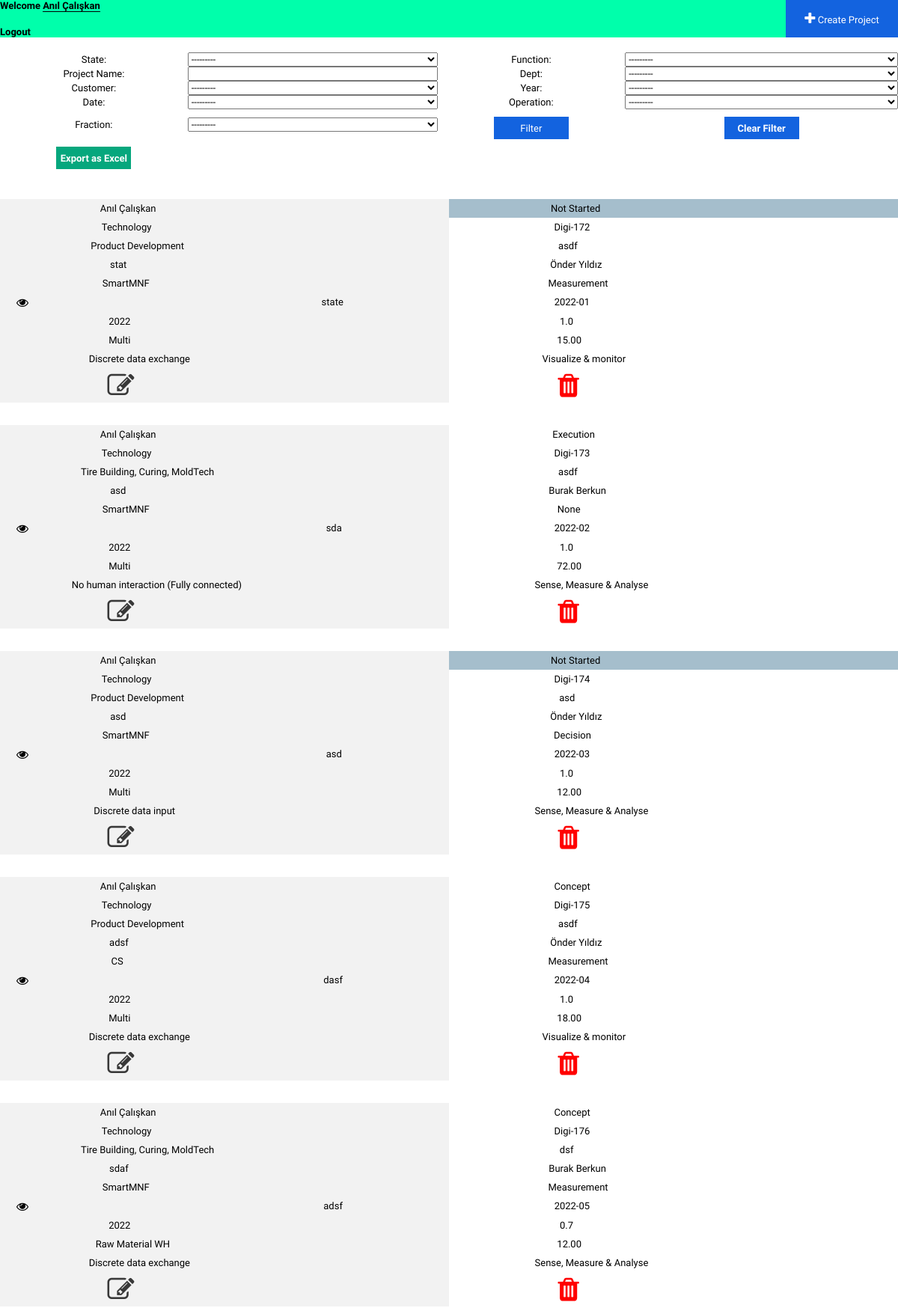
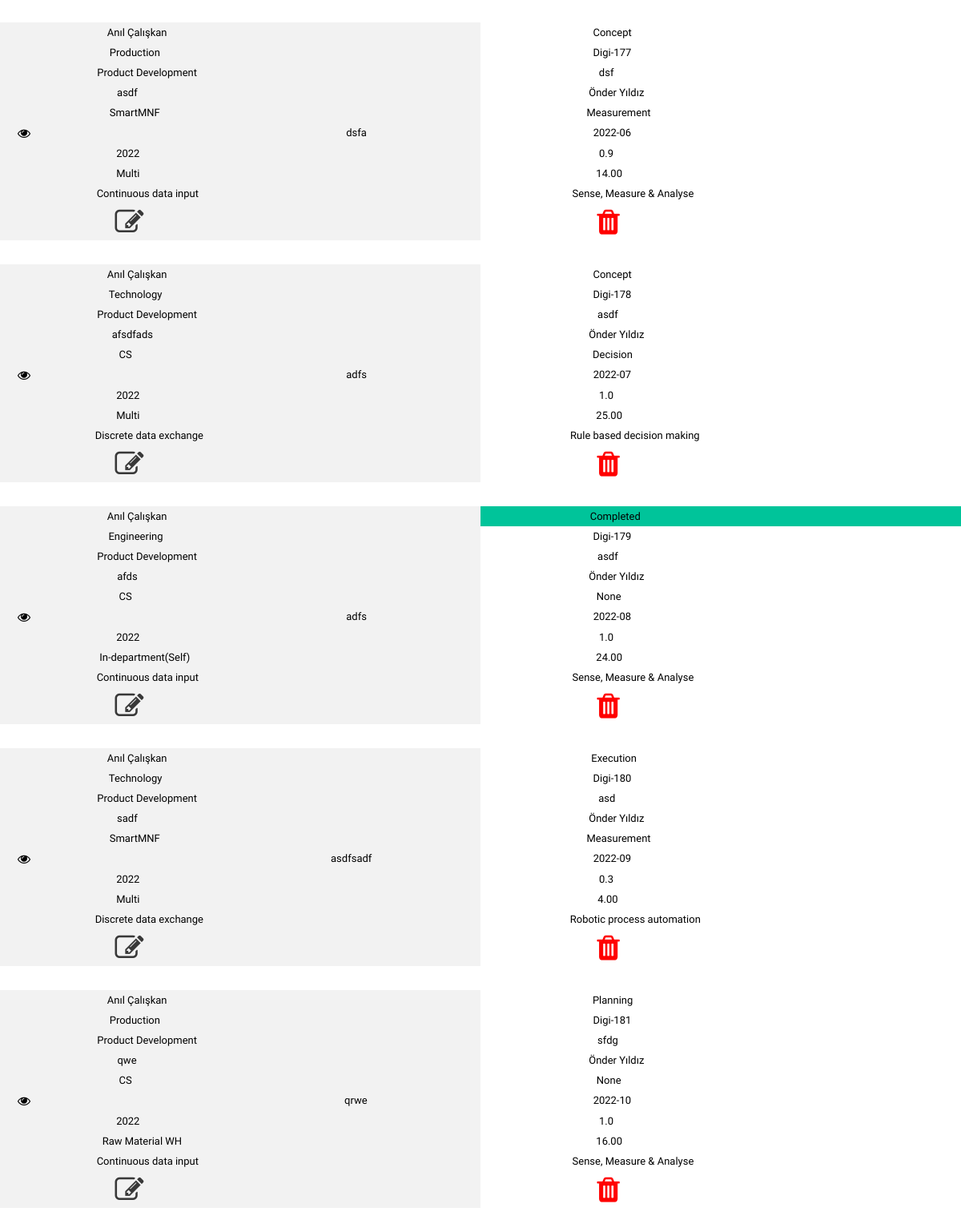
The app's page / (signed in, upper part) with its own data (2 pictures, top to bottom).
### base/models.py (models this page shows, shortened)
class State(models.Model):
    name = models.CharField(max_length=200)
    def __str__(self):
        return self.name

class Function(models.Model):
    name = models.CharField(max_length=200,verbose_name="Add function")
    def __str__(self):
        return str(self.name)

class Project(models.Model):
    host = models.ForeignKey(User, on_delete=models.SET_NULL, null=True)
    state = models.ForeignKey(State, on_delete=models.SET_NULL, null=True)
    function = models.ForeignKey(Function, on_delete=models.SET_NULL, null=True)
    dept = models.ForeignKey(Department, on_delete=models.SET_NULL, null=True, blank=True)
    customer = models.ForeignKey(customer, on_delete=models.SET_NULL, null=True)
    name = models.CharField(max_length=200,null=True,verbose_name="Project Name")
    index = models.DecimalField(max_digits = 5,
                         decimal_places = 2,blank=True,null=True)
    conn = models.ForeignKey(connectivity,on_delete=models.SET_NULL, null=True)
    digital = models.ForeignKey(digitalMaturity,on_delete=models.SET_NULL, null=True)
    short = models.CharField(max_length=100,null=True,blank=True)
    impVar = models.ForeignKey(impTime,on_delete=models.SET_NULL, null=True,verbose_name="Implementation Time")
    complexity = models.ForeignKey(complexity,on_delete=models.SET_NULL, null=True)
    CS_or_SmartMNF = models.ForeignKey(CSorSMARTMNF, on_delete=models.SET_NULL, null=True)
    option = models.ForeignKey(yes_no, on_delete=models.SET_NULL, null=True,verbose_name="Manufacturing Automation")
    date = models.ForeignKey(Completion, on_delete=models.SET_NULL, null=True,blank=True)
    year = models.ForeignKey(plannedYear, on_delete=models.SET_NULL, null=True)
    fraction = models.ForeignKey(Fractions, on_delete=models.SET_NULL, null=True)
    operation = models.ForeignKey(operationType,on_delete=models.SET_NULL,null=True, blank=True)
    latestStatus = models.TextField(max_length=200, null=True)
    details = models.TextField(max_length=200, null=True)
    updated = models.DateTimeField(auto_now=True)
    created = models.DateTimeField(auto_now_add=True)
    class Meta:
        ordering = ['-id', '-dept']

class Department(models.Model):
    name = models.CharField(max_length=200,verbose_name="Enter department name")
    resp = models.ForeignKey(User,on_delete=models.SET_NULL, null=True)
    def __str__(self):
        return str(self.name)

class CSorSMARTMNF(models.Model):
    name = models.CharField(max_length=200)
    mnf = models.ForeignKey(smartMNF,on_delete=models.SET_NULL, null=True)
    def __str__(self):
        return str(self.name)

class operationType(models.Model):
    name = models.CharField(max_length=200)
    def __str__(self):
        return self.name

class Completion(models.Model):
    name = models.CharField(max_length=200,verbose_name="Add Completion Date")
    def __str__(self):
        return self.name

class plannedYear(models.Model):
    name = models.CharField(max_length=200,verbose_name="Add Planned Year as MMMM-YY")
    def __str__(self):
        return self.name

class Fractions(models.Model):
    name = models.DecimalField( max_digits = 5,
                         decimal_places = 1,verbose_name="Add Fraction")
    def __str__(self):
        return str(self.name)

class customer(models.Model):
    name = models.CharField(max_length=200,verbose_name="Add Customer type")
    def __str__(self):
        return self.name

class connectivity(models.Model):
    connectivity = models.CharField(max_length=200, blank=True, null=True)
    conn = models.ForeignKey(connectivityCof, on_delete=models.SET_NULL, null=True, blank=True)
    def __str__(self):
        return str(self.connectivity)

class digitalMaturity(models.Model):
    maturity = models.CharField(max_length=200,blank=True,null=True)
    coff = models.ForeignKey(maturityCof, on_delete=models.SET_NULL, null=True,blank=True)
    def __str__(self):
        return str(self.maturity)

### base/views.py (the view)
# urls.py: path('',views.home,name="home"),
def home(request):
    if request.user.is_authenticated:
        projeler = Project.objects.all().order_by('id','dept')
        projectFilter = ProjectFilter(request.GET,queryset=projeler)#admin kullanıcı için filtreleme
        defaultProject = defaultProjectFilter(request.GET,queryset=projeler)#admin olmayan kullanıcılar için filtreleme
        function = Function.objects.all()
        states = State.objects.all()
        context = { 'states': states,'function':function,'projectFilter':projectFilter,'defaultProject':defaultProject,'projeler':projeler}
        return render(request, 'base/home.html', context)
    else:
        return redirect('login')

### base/templates/base/home.html (shortened to what this page needs)
{%  include 'main.html' %}
{% block content %}
<div class="header">
    {% if request.user.is_authenticated %}
    {% if request.user.is_superuser %}
    <h2>Welcome <a style="border-bottom:1px solid black;" href="{% url 'superuser' %}">{{request.user.first_name}}</a></h2>
    <a  href="{% url 'create-project'%}"><button class="btn"><i class="fa fa-plus" style="font-size:18px;"></i>  Create Project</button></a>
    <a class="cikis" href="{% url 'logout' %}">Logout</a>
    {% else %}
    <h2>Welcome {{request.user.first_name}}</h2>
    <a  href="{% url 'create-project'%}"><button class="btn"><i class="fa fa-plus" style="font-size:18px;"></i>  Create Project</button></a>
    <a class="cikis" href="{% url 'logout' %}">Logout</a>
    {% endif %}
    {% endif %}
</div>
{% if request.user.is_authenticated %}
{% if request.user.is_superuser %}
<form class="topbar" action="" method="get">
    {{projectFilter.form}}
    <button class="form-filter" type="submit">Filter</button>
    <button class="clear"><a  href="{% url 'home' %}">Clear Filter</a></button>
    <button class="excel"><a href="{% url 'export-excel' %}">Export as Excel</a></button>
</form>
{% else %}
<form class="topbar" action="" method="get">
    {{defaultProject.form}}
    <button class="form-filter" type="submit">Filter</button>
     <a  href="{% url 'home' %}"><button class="clear">Clear Filter</button></a>
</form>
{% endif %}
<div class="container">
<table id="projects">
    {% for project in projectFilter.qs %}
    <tr>
        {% if request.user.is_superuser %}
            <tr>
                <td>{{project.host.first_name}}</td>
                        {% if project.state.name == "Not Started" %}
                            <td style="background-color:#A5BECC;"><p class="renk">{{project.state}}</p></td>
                        {% elif project.state.name == "Cancelled"%}
                            <td style="background-color:#D7263D;"><p class="renk">{{project.state}}</p></td>
                        {% elif project.state.name == "Completed" %}
                            <td style="background-color:#00C49A;"><p class="renk">{{project.state}}</p></td>
                        {% else %}
                            <td>{{project.state}}</td>
                        {% endif %}
                <td>{{project.function}}</td>
                <td>Digi-{{project.id}}</td>
                <td>{{project.dept}}</td>
                <td>{{project.name}}</td>
                <td>{{project.details}}</td>
                <td>{{project.dept.resp.first_name}}</td>
                <td>{{project.CS_or_SmartMNF}}</td>
                <td>{{project.operation}}</td>
                <td><a href="{% url 'old' project.id %}"><i id="eye" class="fa fa-eye" style="font-size:16px"><span class="tooltiptext">Show All Statuses</span></i></a>{{project.latestStatus}}</td>
                <td>{{project.date}}</td>
                <td>{{project.year}}</td>
                <td>{{project.fraction}}</td>
                <td>{{project.customer}}</td>
                <td>{{project.index}}</td>
                <td>{{project.conn}}</td>
                <td>{{project.digital}}</td>
                <td><a class="edit" href="{% url 'update-project' project.id %}"><i class="fa fa-edit" style="font-size:36px"></i></a></td>
                <td><a class="delete" href="{% url 'delete-project' project.id %}"><i class='fa fa-trash' style='font-size:36px;color: red'></i></a></td>
    </tr>
    {% endif %}
    {% endfor %}
</table>
</div>
{% else %}
<p style="text-align:center;font-size: 56px;">You must <a class="hover" style="font-size:56px;border-bottom:solid 2px black;" href="{% url 'login' %}">log in.</a></p>
{% endif %}
{% endblock content %}

### base/templates/base/home.html (style rules this page uses)
* { padding: 0; margin: 0; text-decoration: none; font-family:'Saira Condensed', sans-serif; font-size:13px; box-sizing:border-box; }
body { background:white; width:100vw; min-height:100vh; height:auto; }
a { color:black; font-weight: 1000; }
#projects { font-family: Arial, Helvetica, sans-serif; border-collapse: collapse; width: 80%; overflow-x:auto; flex:5; }
#projects td, #customers th { padding: 5px; }
#projects tr { background-color: #f2f2f2; }
.delete { color:#D7263D; }
.edit { color:#383838; }
.container { width:100%; text-align:center; display:flex; margin-top:10px; }
.topbar { margin-top:20px; }
.btn { border:none; background:#1363DF; cursor:pointer; }
a .btn { color:white; }
.form-filter { border:none; background:#1363DF; cursor:pointer; width:100px; height:30px; color:white; }
.clear a { color:white; width:100px; height:30px; }
.clear { border:none; background:#1363DF; cursor:pointer; width:100px; height:30px; }
.excel { border:none; background:#06A77D; cursor:pointer; width:100px; height:30px; color:white; }
.excel a { color:white; }
.header { display:grid; grid-template-columns:auto auto; background:#00FFAB; min-height:50px; height:auto; overflow: hidden; position: sticky; top: 0; }
.header .btn { width:150px; position:absolute; height:50px; top: 0px; right: 0px; }
.header .cikis { width:30px; position: absolute; bottom:0px; left: 0px; }
table tr td #eye { float:left; position:relative; left:17px; }
@media only screen and (max-width:1450px) { .topbar { display:grid; grid-template-columns:auto auto auto auto; align-items:center; place-items:center; } }
@media only screen and (max-width:1450px) { .topbar select,input[type=text] { width:100%; } }
@media only screen and (max-width:1450px) { .topbar .clear,.form-filter { margin-top:10px; text-align:center; } }
@media only screen and (max-width:1450px) { .excel { margin-top:10px; } }
@media only screen and (max-width:1450px) { #projects tr,td { display:grid; grid-template-columns:auto auto; width:50vw; } }
@media only screen and (max-width:1450px) { #projects tr { margin-bottom:15px; } }

### records on screen
Project: host.first_name "Anıl Çalışkan", state "Not Started", function "Technology", id "172", dept "Product Development", name "asdf", details "stat", dept.resp.first_name "Önder Yıldız", CS_or_SmartMNF "SmartMNF", operation "Measurement", latestStatus "state", date "2022-01", year "2022", fraction "1.0", customer "Multi", index "15.00", conn "Discrete data exchange", digital "Visualize & monitor"
Project: host.first_name "Anıl Çalışkan", state "Execution", function "Technology", id "173", dept "Tire Building, Curing, MoldTech", name "asdf", details "asd", dept.resp.first_name "Burak Berkun", CS_or_SmartMNF "SmartMNF", operation "None", latestStatus "sda", date "2022-02", year "2022", fraction "1.0", customer "Multi", index "72.00", conn "No human interaction (Fully connected)", digital "Sense, Measure & Analyse"
Project: host.first_name "Anıl Çalışkan", state "Not Started", function "Technology", id "174", dept "Product Development", name "asd", details "asd", dept.resp.first_name "Önder Yıldız", CS_or_SmartMNF "SmartMNF", operation "Decision", latestStatus "asd", date "2022-03", year "2022", fraction "1.0", customer "Multi", index "12.00", conn "Discrete data input", digital "Sense, Measure & Analyse"
Project: host.first_name "Anıl Çalışkan", state "Concept", function "Technology", id "175", dept "Product Development", name "asdf", details "adsf", dept.resp.first_name "Önder Yıldız", CS_or_SmartMNF "CS", operation "Measurement", latestStatus "dasf", date "2022-04", year "2022", fraction "1.0", customer "Multi", index "18.00", conn "Discrete data exchange", digital "Visualize & monitor"
Project: host.first_name "Anıl Çalışkan", state "Concept", function "Technology", id "176", dept "Tire Building, Curing, MoldTech", name "dsf", details "sdaf", dept.resp.first_name "Burak Berkun", CS_or_SmartMNF "SmartMNF", operation "Measurement", latestStatus "adsf", date "2022-05", year "2022", fraction "0.7", customer "Raw Material WH", index "12.00", conn "Discrete data exchange", digital "Sense, Measure & Analyse"
Project: host.first_name "Anıl Çalışkan", state "Concept", function "Production", id "177", dept "Product Development", name "dsf", details "asdf", dept.resp.first_name "Önder Yıldız", CS_or_SmartMNF "SmartMNF", operation "Measurement", latestStatus "dsfa", date "2022-06", year "2022", fraction "0.9", customer "Multi", index "14.00", conn "Continuous data input", digital "Sense, Measure & Analyse"
Project: host.first_name "Anıl Çalışkan", state "Concept", function "Technology", id "178", dept "Product Development", name "asdf", details "afsdfads", dept.resp.first_name "Önder Yıldız", CS_or_SmartMNF "CS", operation "Decision", latestStatus "adfs", date "2022-07", year "2022", fraction "1.0", customer "Multi", index "25.00", conn "Discrete data exchange", digital "Rule based decision making"
Project: host.first_name "Anıl Çalışkan", state "Completed", function "Engineering", id "179", dept "Product Development", name "asdf", details "afds", dept.resp.first_name "Önder Yıldız", CS_or_SmartMNF "CS", operation "None", latestStatus "adfs", date "2022-08", year "2022", fraction "1.0", customer "In-department(Self)", index "24.00", conn "Continuous data input", digital "Sense, Measure & Analyse"
Project: host.first_name "Anıl Çalışkan", state "Execution", function "Technology", id "180", dept "Product Development", name "asd", details "sadf", dept.resp.first_name "Önder Yıldız", CS_or_SmartMNF "SmartMNF", operation "Measurement", latestStatus "asdfsadf", date "2022-09", year "2022", fraction "0.3", customer "Multi", index "4.00", conn "Discrete data exchange", digital "Robotic process automation"
Project: host.first_name "Anıl Çalışkan", state "Planning", function "Production", id "181", dept "Product Development", name "sfdg", details "qwe", dept.resp.first_name "Önder Yıldız", CS_or_SmartMNF "CS", operation "None", latestStatus "qrwe", date "2022-10", year "2022", fraction "1.0", customer "Raw Material WH", index "16.00", conn "Continuous data input", digital "Sense, Measure & Analyse"

### other values on screen
{{ request.user.first_name }} "Anıl Çalışkan"
